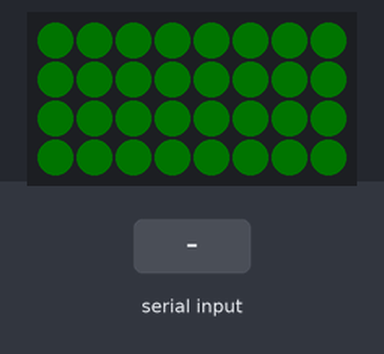
This sketch was run on a simulated Arduino Uno, built with avr-gcc and run on an emulated ATmega328P. Parts: 8×4 RGB LED matrix (first LED top left, wired row by row). Inputs (shaded band) come from the test bench. Dim RGB values are drawn brighter than linear.

Above: at 1.5 s.
1.6 s: "0" received over the second serial link
At 2.19 s:
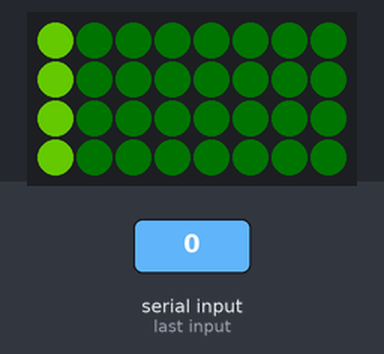
At 2.55 s:
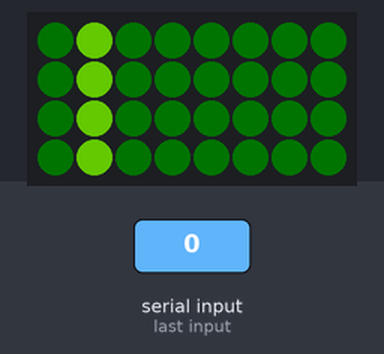
Timing chart, 0 to 4.6 s (numbered marks = the images above; inputs shaded):
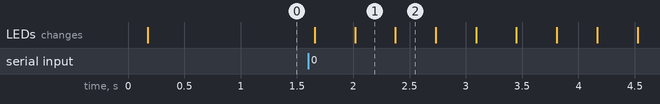

Measured:
- after the input at 1.6 s, the LEDs: first change after 0.06 s (image 1 shows a later state)

The sketch:

L4ME_Android_Control.ino
```cpp
#include <FastLED.h>
#include <SoftwareSerial.h>// import the serial library

#define DATA_PIN  11
#define CLOCK_PIN  13
#define COLOR_ORDER RGB
#define CHIPSET     LPD8806

#define BRIGHTNESS 128

SoftwareSerial Genotronex(0, 1); // RX, TX
//int ledpin=13; // led on D13 will show blink on / off
int BluetoothData; // the data given from Computer

const uint8_t kMatrixWidth  = 8;
const uint8_t kMatrixHeight = 4;
const bool    kMatrixSerpentineLayout = true;

CHSV look4me_Amber(77, 255, 255);
CHSV look4me_Amber_dim(77, 255, 25);
CHSV look4me_Red(125, 255, 255);
CHSV look4me_Red_dim(125, 255, 25);
CHSV look4me_White(255, 0, 255);

#define NUM_LEDS (kMatrixWidth * kMatrixHeight)
CRGB leds[NUM_LEDS];

void setup() {
  FastLED.addLeds<LPD8806, RGB>(leds, NUM_LEDS);
  FastLED.setBrightness( BRIGHTNESS );

    // put your setup code here, to run once:
  Genotronex.begin(9600);
  Genotronex.println("Controls are as follows:");
  Genotronex.println("X - Brake (2)");
  Genotronex.println("Square/Circle - Left/Right Turn (1,0)");
  Genotronex.println("Triangle - Flag (3)\n");
  Genotronex.println("Noble Prize or Bust!!!");
    //pinMode(ledpin,OUTPUT);
  turn_off_all_LEDs();
  running_lights();
}

void loop(){


   // put your main code here, to run repeatedly:
   if (Genotronex.available()){
    BluetoothData=Genotronex.read();
    Genotronex.println(BluetoothData);


    if (BluetoothData=='0'){// if number 0 pressed ....
     //digitalWrite(ledpin,0);
     Genotronex.println("read a zero - RIGHT TURN!! ");
     right_turn_signal();
      //turn_off_all_LEDs();
      running_lights();
    }

  if(BluetoothData=='1'){   // if number 1 pressed ....
   //digitalWrite(ledpin,1);
   Genotronex.println("read a 1 - LEFT TURN!!! ");
     left_turn_signal();
     //turn_off_all_LEDs();
     running_lights();
   }

  if (BluetoothData=='2'){// if number 2 pressed ....
   //digitalWrite(ledpin,0);
    Genotronex.println("read a 2 - BRAKE LIGHTS!!!");
    brake_lights();
    delay(2000);
    //turn_off_all_LEDs();
    running_lights();
  }

  if (BluetoothData=='3'){// if number 3 pressed ....
   //digitalWrite(ledpin,0);
    Genotronex.println("read a 3 - American Flag!!!");
    american_flag();
    delay(3000);
    //turn_off_all_LEDs();
  }

  BluetoothData=Genotronex.read(); // added this cause Ardudroid is sending an extra 1 after
}
delay(100);// prepare for next data ...

/*
  american_flag();
    delay(3000);
    turn_off_all_LEDs();

  left_turn_signal();
    turn_off_all_LEDs();

  right_turn_signal();
    turn_off_all_LEDs();

  brake_lights();
    delay(2000);
    turn_off_all_LEDs();
 */
  /*
  uint8_t row = 2;
  uint8_t column = 2;

  light_single_led(row, column, look4me_Red);
    delay(1000);
    turn_off_all_LEDs();

  light_a_column(column, look4me_Red);
    delay(1000);
    turn_off_all_LEDs();

  light_a_row(row, look4me_Red);
    delay(1000);
    turn_off_all_LEDs();

  light_all_LEDs(look4me_Red);
    delay(1000);
    turn_off_all_LEDs();

  */

  //delay(1000);
}


void right_turn_signal(){
  for(uint8_t loops = 1; loops <= 10; loops++){
    for(uint8_t column = 0; column <= kMatrixWidth; column++) {
      light_a_column(column, look4me_Amber);
      FastLED.show();
      delay(30);
      light_a_column(column, look4me_Amber_dim);

    }
  }
}


void left_turn_signal(){
  for(uint8_t loops = 1; loops <= 10; loops++){
    for(uint8_t column = kMatrixWidth; column > 0; column--) {
      light_a_column(column, look4me_Amber);
      FastLED.show();
      delay(30);
      light_a_column(column, look4me_Amber_dim);
      FastLED.show();
    }
  }
}

void brake_lights(){

  // flash 3 times
  for(uint8_t loops = 1; loops <= 3; loops++){
    //for(uint8_t column = kMatrixWidth; column > 0; column--) {
      light_all_LEDs(look4me_Red);
      FastLED.show();
      delay(50);
      light_all_LEDs(look4me_Red_dim);
      FastLED.show();
   // }
  }

  // stay on
  for(uint8_t column = kMatrixWidth; column > 0; column--) {
  //  light_a_column(column, look4me_Red);
   light_all_LEDs(look4me_Red);
  }
  FastLED.show();

} //end of brake light function


void running_lights(){

  // stay on
  for(uint8_t column = kMatrixWidth; column > 0; column--) {
  //  light_a_column(column, look4me_Red);
   light_all_LEDs(look4me_Red_dim);
  }
  FastLED.show();

} //end of brake light function


void light_single_led(uint8_t row, uint8_t column, CHSV color){
  leds[ XY(column-1, row-1)]  = color;
  FastLED.show();
}

void light_a_column(uint8_t column, CHSV color){
  for( uint8_t y = 0; y < kMatrixHeight; y++) {
      leds[ XY(column-1, y)]  = color;
      FastLED.show();
  }
}

void light_a_row(uint8_t row, CHSV color){
  for( uint8_t x = 0; x < kMatrixWidth; x++) {
      leds[ XY(x, row-1)]  = color;
      FastLED.show();
  }
}

void light_all_LEDs(CHSV color){
  for( uint8_t x = 1; x <= kMatrixWidth; x++) {
    light_a_column(x, color);
  }
}

void turn_off_all_LEDs(){
  for(uint8_t x = 0; x <= kMatrixWidth-1; x++){
    for(uint8_t y = 0; y <= kMatrixHeight-1; y++){
      leds[ XY(x, y)]  = CRGB::Black;
      FastLED.show();
    }
  }
}


void american_flag(){
 // 3x3 blue with a center white dot
// the rest red and white
// maybe animate a dimming across it for waving effect
leds[ XY(0, 0)]  = CRGB::White;
leds[ XY(1, 0)]  = CRGB::White;
leds[ XY(2, 0)]  = CRGB::White;
leds[ XY(3, 0)]  = CRGB::White;
leds[ XY(4, 0)]  = CRGB::White;
leds[ XY(5, 0)]  = CRGB::White;
leds[ XY(6, 0)]  = CRGB::White;
leds[ XY(7, 0)]  = CRGB::White;
leds[ XY(0, 1)]  = CRGB::Blue;
leds[ XY(1, 1)]  = CRGB::Blue;
leds[ XY(2, 1)]  = CRGB::Blue;
leds[ XY(3, 1)]  = look4me_Red;
leds[ XY(4, 1)]  = look4me_Red;
leds[ XY(5, 1)]  = look4me_Red;
leds[ XY(6, 1)]  = look4me_Red;
leds[ XY(7, 1)]  = look4me_Red;
leds[ XY(0, 2)]  = CRGB::Blue;
leds[ XY(1, 2)]  = CRGB::White;
leds[ XY(2, 2)]  = CRGB::Blue;
leds[ XY(3, 2)]  = CRGB::White;
leds[ XY(4, 2)]  = CRGB::White;
leds[ XY(5, 2)]  = CRGB::White;
leds[ XY(6, 2)]  = CRGB::White;
leds[ XY(7, 2)]  = CRGB::White;
leds[ XY(0, 3)]  = CRGB::Blue;
leds[ XY(1, 3)]  = CRGB::Blue;
leds[ XY(2, 3)]  = CRGB::Blue;
leds[ XY(3, 3)]  = look4me_Red;
leds[ XY(4, 3)]  = look4me_Red;
leds[ XY(5, 3)]  = look4me_Red;
leds[ XY(6, 3)]  = look4me_Red;
leds[ XY(7, 3)]  = look4me_Red;
FastLED.show();
}


// Helper function that translates from x, y into an index into the LED array
// Handles both 'row order' and 'serpentine' pixel layouts.
uint16_t XY( uint8_t x, uint8_t y){
  uint16_t i;

  if( kMatrixSerpentineLayout == false) {
    i = (y * kMatrixWidth) + x;
  } else {
    if( y & 0x01) {
      // Odd rows run backwards
      uint8_t reverseX = (kMatrixWidth - 1) - x;
      i = (y * kMatrixWidth) + reverseX;
    } else {
      // Even rows run forwards
      i = (y * kMatrixWidth) + x;
    }
  }

  return i;
}
```
